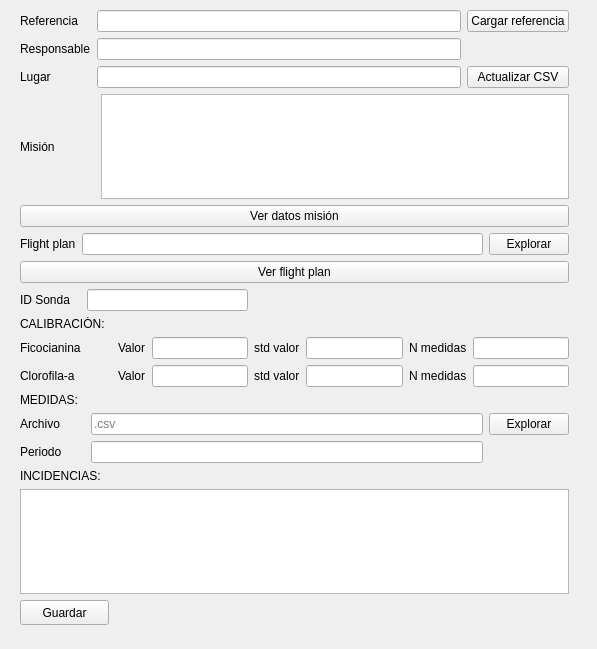
<?xml version="1.0" encoding="UTF-8"?>
<ui version="4.0">
 <class>muestreo_window</class>
 <widget class="QWidget" name="muestreo_window">
  <property name="geometry">
   <rect>
    <x>0</x>
    <y>0</y>
    <width>597</width>
    <height>649</height>
   </rect>
  </property>
  <property name="windowTitle">
   <string>sectors_window</string>
  </property>
  <widget class="QPushButton" name="button_save">
   <property name="geometry">
    <rect>
     <x>20</x>
     <y>600</y>
     <width>89</width>
     <height>25</height>
    </rect>
   </property>
   <property name="text">
    <string>Guardar</string>
   </property>
  </widget>
  <widget class="QWidget" name="layoutWidget">
   <property name="geometry">
    <rect>
     <x>20</x>
     <y>10</y>
     <width>549</width>
     <height>584</height>
    </rect>
   </property>
   <layout class="QVBoxLayout" name="verticalLayout">
    <item>
     <layout class="QGridLayout" name="gridLayout">
      <item row="0" column="1">
       <widget class="QLineEdit" name="label_referencia">
        <property name="text">
         <string/>
        </property>
       </widget>
      </item>
      <item row="1" column="1">
       <widget class="QLineEdit" name="label_responsable">
        <property name="text">
         <string/>
        </property>
       </widget>
      </item>
      <item row="1" column="0">
       <widget class="QLabel" name="label_3">
        <property name="text">
         <string>Responsable</string>
        </property>
       </widget>
      </item>
      <item row="2" column="0">
       <widget class="QLabel" name="label_4">
        <property name="text">
         <string>Lugar</string>
        </property>
       </widget>
      </item>
      <item row="2" column="1">
       <widget class="QLineEdit" name="label_lugar">
        <property name="text">
         <string/>
        </property>
       </widget>
      </item>
      <item row="2" column="2">
       <widget class="QPushButton" name="button_update_csv">
        <property name="text">
         <string>Actualizar CSV</string>
        </property>
       </widget>
      </item>
      <item row="0" column="2">
       <widget class="QPushButton" name="button_explorer_referencia">
        <property name="text">
         <string>Cargar referencia</string>
        </property>
       </widget>
      </item>
      <item row="0" column="0">
       <widget class="QLabel" name="label_5">
        <property name="text">
         <string>Referencia</string>
        </property>
       </widget>
      </item>
     </layout>
    </item>
    <item>
     <layout class="QHBoxLayout" name="horizontalLayout">
      <item>
       <widget class="QLabel" name="label_17">
        <property name="text">
         <string>Misión            </string>
        </property>
       </widget>
      </item>
      <item>
       <widget class="QListView" name="listView_mision">
        <property name="editTriggers">
         <set>QAbstractItemView::NoEditTriggers</set>
        </property>
       </widget>
      </item>
     </layout>
    </item>
    <item>
     <widget class="QPushButton" name="button_ver_datos_mision">
      <property name="text">
       <string>Ver datos misión</string>
      </property>
     </widget>
    </item>
    <item>
     <layout class="QHBoxLayout" name="horizontalLayout_2">
      <item>
       <widget class="QLabel" name="label_18">
        <property name="text">
         <string>Flight plan</string>
        </property>
       </widget>
      </item>
      <item>
       <widget class="QLineEdit" name="label_flight_plan">
        <property name="text">
         <string/>
        </property>
       </widget>
      </item>
      <item>
       <widget class="QPushButton" name="button_explorer_flight_plan">
        <property name="text">
         <string>Explorar</string>
        </property>
       </widget>
      </item>
     </layout>
    </item>
    <item>
     <layout class="QGridLayout" name="gridLayout_5"/>
    </item>
    <item>
     <widget class="QPushButton" name="button_ver_flight_plan">
      <property name="text">
       <string>Ver flight plan</string>
      </property>
     </widget>
    </item>
    <item>
     <layout class="QGridLayout" name="gridLayout_2">
      <item row="2" column="3">
       <widget class="QLineEdit" name="label_valor_ficocianina">
        <property name="text">
         <string/>
        </property>
        <property name="placeholderText">
         <string/>
        </property>
       </widget>
      </item>
      <item row="2" column="4">
       <widget class="QLabel" name="label_6">
        <property name="text">
         <string>std valor</string>
        </property>
       </widget>
      </item>
      <item row="2" column="7">
       <widget class="QLineEdit" name="label_N_ficocianina">
        <property name="text">
         <string/>
        </property>
        <property name="placeholderText">
         <string/>
        </property>
       </widget>
      </item>
      <item row="2" column="5">
       <widget class="QLineEdit" name="label_std_ficocianina">
        <property name="text">
         <string/>
        </property>
        <property name="placeholderText">
         <string/>
        </property>
       </widget>
      </item>
      <item row="3" column="6">
       <widget class="QLabel" name="label_12">
        <property name="text">
         <string>N medidas</string>
        </property>
       </widget>
      </item>
      <item row="3" column="7">
       <widget class="QLineEdit" name="label_N_clorofila">
        <property name="text">
         <string/>
        </property>
        <property name="placeholderText">
         <string/>
        </property>
       </widget>
      </item>
      <item row="2" column="2">
       <widget class="QLabel" name="label_7">
        <property name="text">
         <string>Valor</string>
        </property>
       </widget>
      </item>
      <item row="2" column="0">
       <widget class="QLabel" name="label_8">
        <property name="text">
         <string>Ficocianina</string>
        </property>
       </widget>
      </item>
      <item row="3" column="2">
       <widget class="QLabel" name="label_10">
        <property name="text">
         <string>Valor</string>
        </property>
       </widget>
      </item>
      <item row="3" column="5">
       <widget class="QLineEdit" name="label_std_clorofila">
        <property name="text">
         <string/>
        </property>
        <property name="readOnly">
         <bool>false</bool>
        </property>
        <property name="placeholderText">
         <string/>
        </property>
       </widget>
      </item>
      <item row="3" column="3">
       <widget class="QLineEdit" name="label_valor_clorofila">
        <property name="text">
         <string/>
        </property>
        <property name="placeholderText">
         <string/>
        </property>
       </widget>
      </item>
      <item row="3" column="0" colspan="2">
       <widget class="QLabel" name="label_9">
        <property name="text">
         <string>Clorofila-a           </string>
        </property>
       </widget>
      </item>
      <item row="1" column="0" colspan="2">
       <widget class="QLabel" name="label">
        <property name="text">
         <string>CALIBRACIÓN:</string>
        </property>
       </widget>
      </item>
      <item row="3" column="4">
       <widget class="QLabel" name="label_11">
        <property name="text">
         <string>std valor</string>
        </property>
       </widget>
      </item>
      <item row="2" column="6">
       <widget class="QLabel" name="label_2">
        <property name="text">
         <string>N medidas</string>
        </property>
       </widget>
      </item>
      <item row="0" column="0">
       <widget class="QLabel" name="label_19">
        <property name="text">
         <string>ID Sonda</string>
        </property>
       </widget>
      </item>
      <item row="0" column="1" colspan="3">
       <widget class="QLineEdit" name="label_ID_sonda">
        <property name="text">
         <string/>
        </property>
        <property name="placeholderText">
         <string/>
        </property>
       </widget>
      </item>
     </layout>
    </item>
    <item>
     <layout class="QGridLayout" name="gridLayout_3">
      <item row="2" column="0">
       <widget class="QLabel" name="label_16">
        <property name="text">
         <string>Periodo</string>
        </property>
       </widget>
      </item>
      <item row="2" column="1">
       <widget class="QLineEdit" name="label_periodo_medidas">
        <property name="text">
         <string/>
        </property>
       </widget>
      </item>
      <item row="0" column="0">
       <widget class="QLabel" name="label_13">
        <property name="text">
         <string>MEDIDAS:  </string>
        </property>
       </widget>
      </item>
      <item row="1" column="0">
       <widget class="QLabel" name="label_14">
        <property name="text">
         <string>Archivo     </string>
        </property>
       </widget>
      </item>
      <item row="1" column="1">
       <widget class="QLineEdit" name="label_archivo_medidas">
        <property name="text">
         <string/>
        </property>
        <property name="placeholderText">
         <string>.csv</string>
        </property>
       </widget>
      </item>
      <item row="1" column="2">
       <widget class="QPushButton" name="button_explorer_medidas">
        <property name="text">
         <string>Explorar</string>
        </property>
       </widget>
      </item>
     </layout>
    </item>
    <item>
     <layout class="QGridLayout" name="gridLayout_4">
      <item row="0" column="0">
       <widget class="QLabel" name="label_15">
        <property name="text">
         <string>INCIDENCIAS:</string>
        </property>
       </widget>
      </item>
      <item row="1" column="0">
       <widget class="QTextBrowser" name="label_incidencias">
        <property name="enabled">
         <bool>true</bool>
        </property>
        <property name="readOnly">
         <bool>false</bool>
        </property>
       </widget>
      </item>
     </layout>
    </item>
   </layout>
  </widget>
 </widget>
 <resources/>
 <connections/>
</ui>
